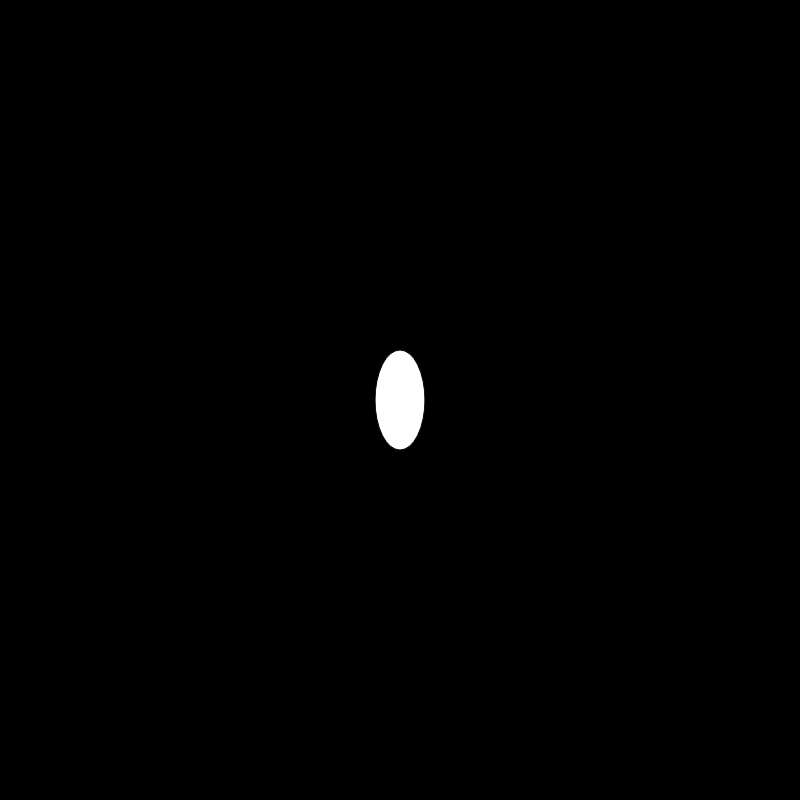
Frame 1 (no input)
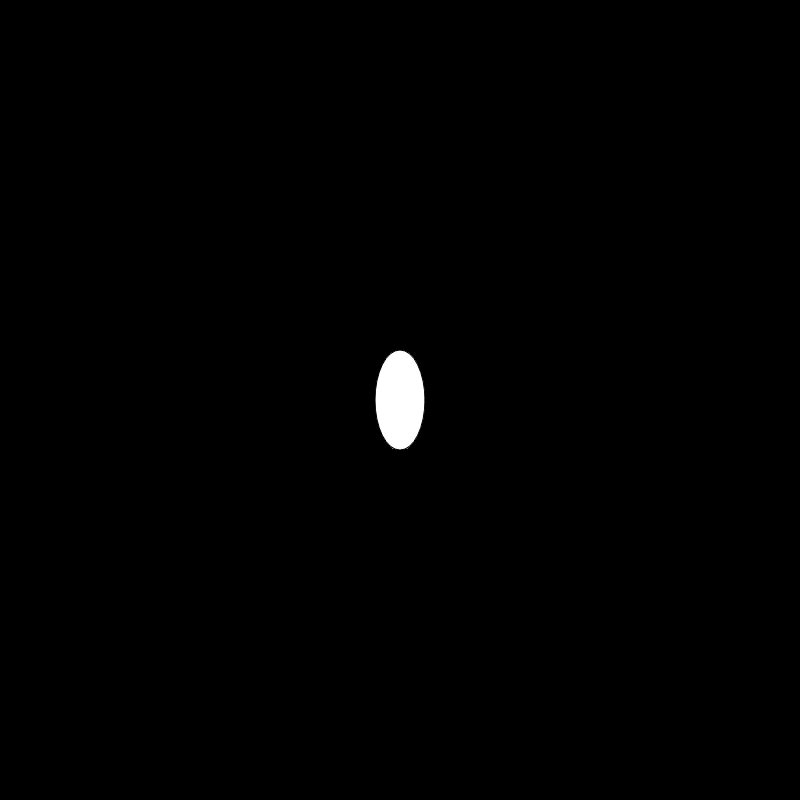
Frame 60 (no input)
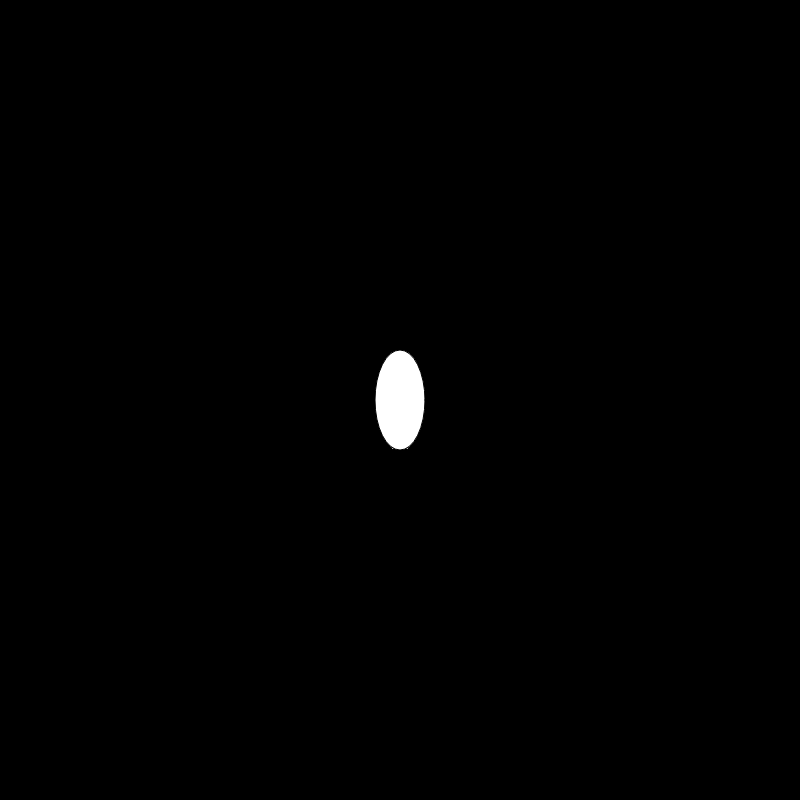
Frame 120 (the mouse pressed at the canvas centre since frame 60)

The p5.js sketch that drew these frames (run headless with seeded random() and noise() and a simulated clock; from frame 60 on, the mouse is pressed at the canvas centre):

// p5.js sketch
// ── sketch.js
// Define Ellipse class
class Wavellipse {

  constructor(w, h) {
    this.h = h
    this.w = w
    
    this.h_start = h
    this.w_start = w

    this.locked = true

    this.r = 0
    this.g = 0
    this.b = 0

    this.preset = 0
  }
  
  draw() {
    if (this.locked) {
      ellipse(height / 2, width / 2, this.w, this.h)
    } else {
      ellipse(mouseX, mouseY, this.w, this.h)
    }
    
  } 
  
  // The ellipse remembers the shape of its soul
  homeostasis() {
    
    // Revert to original shape over time
    if (wavyEllipse.h < wavyEllipse.h_start) {
      wavyEllipse.h += 2
    } 
    
    if (wavyEllipse.w > wavyEllipse.w_start) {
      wavyEllipse.w -= 2
    }
    
    if (wavyEllipse.h > wavyEllipse.h_start) {
      wavyEllipse.h -= 2
    }
  }

  // Cycles through three presets of the echo effect
  cyclePreset() {
    if (this.preset == 0) {
      this.r = 0
      this.g = 0
      this.b = 0
      this.preset++
    } else if (this.preset == 1) {
      this.r = 20
      this.g = 20
      this.b = 20  
      this.preset++ 
    } else {
      this.r = 50
      this.g = 50
      this.b = 50
      this.preset = 0
    }
  }

}

// Instantiate ellipse object
let wavyEllipse = new Wavellipse(50, 100)

// Setup
function setup() {
  createCanvas(800,800);
  background(0);
  wavyEllipse.cyclePreset();
}


// Draw stuff continuously
function draw() {
  // Preview current color
  fill(wavyEllipse.r, wavyEllipse.g, wavyEllipse.b)
  square(5, 5, 50, 20);

  fill(255, 255, 255)
  stroke(wavyEllipse.r, wavyEllipse.g, wavyEllipse.b)
  wavyEllipse.draw()
  
  // If down is pressed, squash and stretch
  if (keyIsDown(40)) {
    wavyEllipse.h -= 1
    wavyEllipse.w += 1
    
  }
  
  // If Up is pressed, stretch vertically
  if (keyIsDown(38)) {
    wavyEllipse.h += 1
    wavyEllipse.w += 0.5
  }

  // If 1 is pressed, increase Red
  if (keyIsDown(49)) {
    wavyEllipse.r += 1
  }
  // If 2 is pressed, increase Green
  if (keyIsDown(50)) {
    wavyEllipse.g += 1
  }
  // If 3 is pressed, increase Blue
  if (keyIsDown(51)) {
    wavyEllipse.b += 1
  }
  
  
  if (!keyIsPressed) {
    wavyEllipse.homeostasis()
  }
}


// Check for single key presses
function keyPressed() {
  
  // If R is pressed, reset canvas
  if (keyCode === 82) {
    background(0)
  }
  
  // If T is pressed, activate trail mode
  if (keyCode === 84) {
    wavyEllipse.locked = !wavyEllipse.locked
  }

  // If E is pressed, cycle echo weight preset
  if (keyCode === 69) {
    wavyEllipse.cyclePreset()
  }
}
